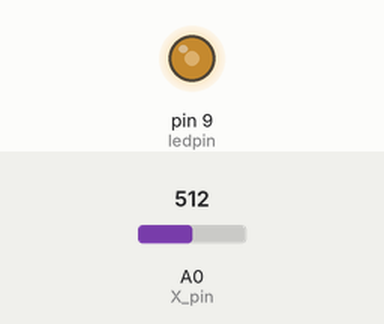
Recording of a sketch running on a simulated Arduino Uno, built with avr-gcc and run on an emulated ATmega328P. Shown: output pins drawn as LEDs (lit = HIGH). The inputs (shaded band) are chosen by the test bench; at power-on: A0 (X_pin) = 512.

Above: at 1.2 s.
1.3 s: A0 (X_pin) set to 716
At 1.9 s:
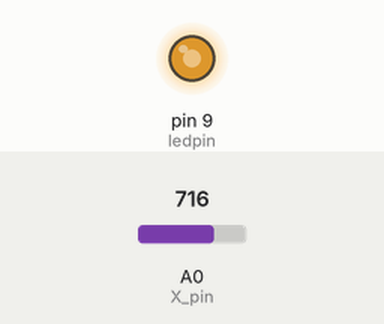
2.8 s: A0 (X_pin) set to 900
At 3.1 s:
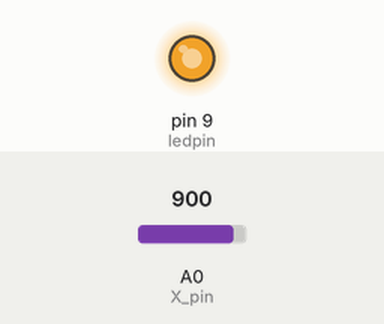
4.3 s: A0 (X_pin) set to 122
At 5.5 s:
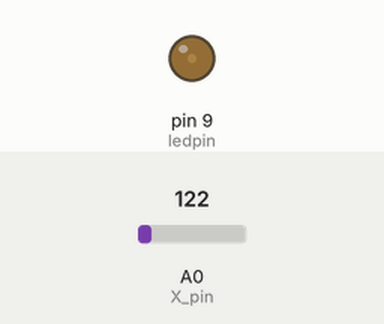
5.8 s: A0 (X_pin) set to 0
At 6.8 s:
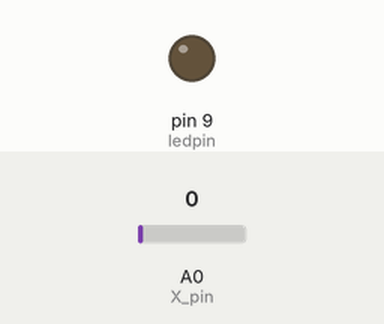
7.3 s: A0 (X_pin) set to 511
At 8.0 s:
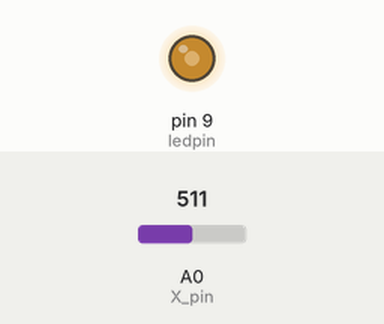
Timing chart, 0 to 9.8 s (numbered marks = the images above; inputs shaded):
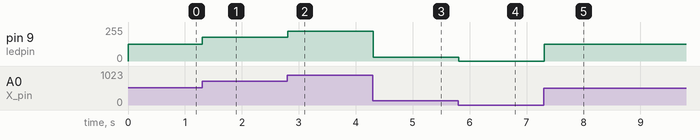

Measured:
- after the input at 1.3 s, pin 9 (ledpin): 127/255 → 178/255 at once
- after the input at 2.8 s, pin 9 (ledpin): 178/255 → 224/255 at once
- after the input at 4.3 s, pin 9 (ledpin): 224/255 → 30/255 at once
- after the input at 5.8 s, pin 9 (ledpin): 30/255 → 0/255 at once
- after the input at 7.3 s, pin 9 (ledpin): 0/255 → 127/255 at once

The sketch:

led_joy_stick.ino
```cpp
const int ledpin =9;
const int X_pin = 0;

void setup() {
  pinMode(ledpin, OUTPUT);
 Serial.begin(9600);
}

void loop() {
  int xValue = analogRead(X_pin);
  int brightness = map( xValue,0,1023,0,255);
  analogWrite(ledpin,brightness);
 delay(100);
}
```
